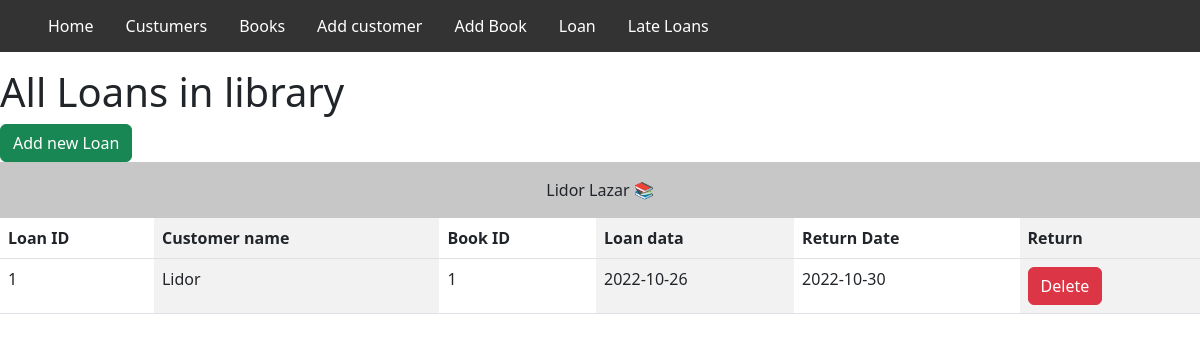
The page /AllLoans/ on the database as committed earlier.
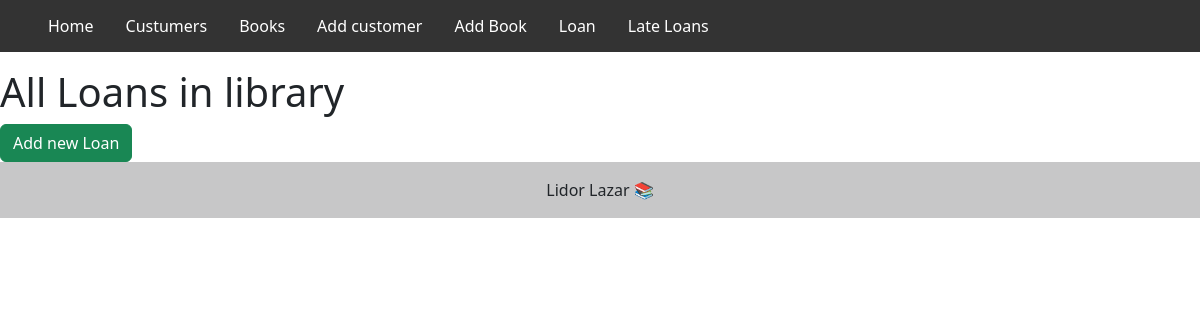
The same page on the database as committed later.
### Library/loans/model.py (models this page shows, shortened)
class Loans(db.Model):
    LoansID = db.Column('LoansID', db.Integer, primary_key=True)
    CusomerID = db.Column('CusomerID', db.Integer, db.ForeignKey('customers.CusomerID'), nullable=False)
    BookId = db.Column('BookId', db.Integer, db.ForeignKey('books.BookId'))
    LoanDate = db.Column('LoanDate', db.Date)
    ReturnDate = db.Column('ReturnDate', db.Date)

### Library/customer/model.py (models this page shows, shortened)
class Customers(db.Model):
    CusomerID = db.Column('CusomerID',db.Integer, primary_key=True)
    Name = db.Column('Name', db.String(50))
    City = db.Column('City', db.String(50))
    Age = db.Column('Age', db.Integer)
    CustomersToLoans = db.relationship('Loans', backref='customers')

### Library/loans/views.py (the view)
@loan_table.route("/AllLoans/",methods=['GET'])
def print_all_loan():
    return render_template('ShowAllLoan.html', print_all_loan=Loans.query.all())

### Library/loans/templates/ShowAllLoan.html (shortened to what this page needs)
{% extends "layout.html" %} {% block title %}Lazar libaray{% endblock %}  {% block content %}
  <table class="table table-striped-columns">
  <h1>All Loans in library</h1>
  <a class="btn btn-success" href="/AddLoan">Add new Loan</a>
    {%- for Loan in print_all_loan %}
      <thead>
        <tr>
          <th scope="col">Loan ID</th>
          <th scope="col">Customer name</th>
          <th scope="col">Book ID</th>
          <th scope="col">Loan data</th>
          <th scope="col" >Return Date</th>
          <th scope="col" >Return</th>
        </tr>
      </thead>
      <tbody>
        <tr>
          <td>{{Loan.LoansID}}</td>
          <td>{{Loan.customers.Name}}</td>
          <td>{{Loan.BookId}}</td>
          <td>{{Loan.LoanDate}}</td>
          <td>{{Loan.ReturnDate}}</td>
          <td><a class="btn btn-danger" href="/ReturnBook/{{Loan.LoansID}}">Delete</a></td>
        </tr>
      {% endfor %}
  {% endblock %}

### Library/books/templates/layout.html (shortened to what this page needs)
<!DOCTYPE html>
<html>
  <head>
    <link
      href="https://cdn.jsdelivr.net/npm/bootstrap@5.2.2/dist/css/bootstrap.min.css"
      rel="stylesheet"
    />
  </head>
  <body>
    <ul>
      <li><a class="" href="/">Home</a></li>
      <li><a href="/PrintAll">Custumers</a></li>
      <li><a href="/Book">Books</a></li>
      <li><a href="/addCustomer">Add customer</a></li>
      <li><a href="/addBook">Add Book</a></li>
      <li><a href="/AllLoans">Loan</a></li>
      <li><a href="/lateLoans">Late Loans</a></li>
    </ul>
    <div id="content">{% block content %}{% endblock %}</div>
    <div id="footer">
      {% block footer %}
      <footer class="bg-light text-center text-lg-start">
        <div
          class="text-center p-3"
          style="background-color: rgba(0, 0, 0, 0.2)"
        >
          Lidor Lazar 📚
        </div>
      </footer>
      {% endblock %}
    </div>
  </body>
</html>

### Library/books/templates/layout.html (style rules this page uses)
ul { list-style-type: none; margin: 0; padding: 0; overflow: hidden; background-color: #333; }
li { float: left; }
li a { display: block; color: white; text-align: center; padding: 14px 16px; text-decoration: none; }

Rows that differ between the two databases and show on the page:
removed Loans: LoansID "1", customers.Name "Lidor", BookId "1", LoanDate "2022-10-26", ReturnDate "2022-10-30"
